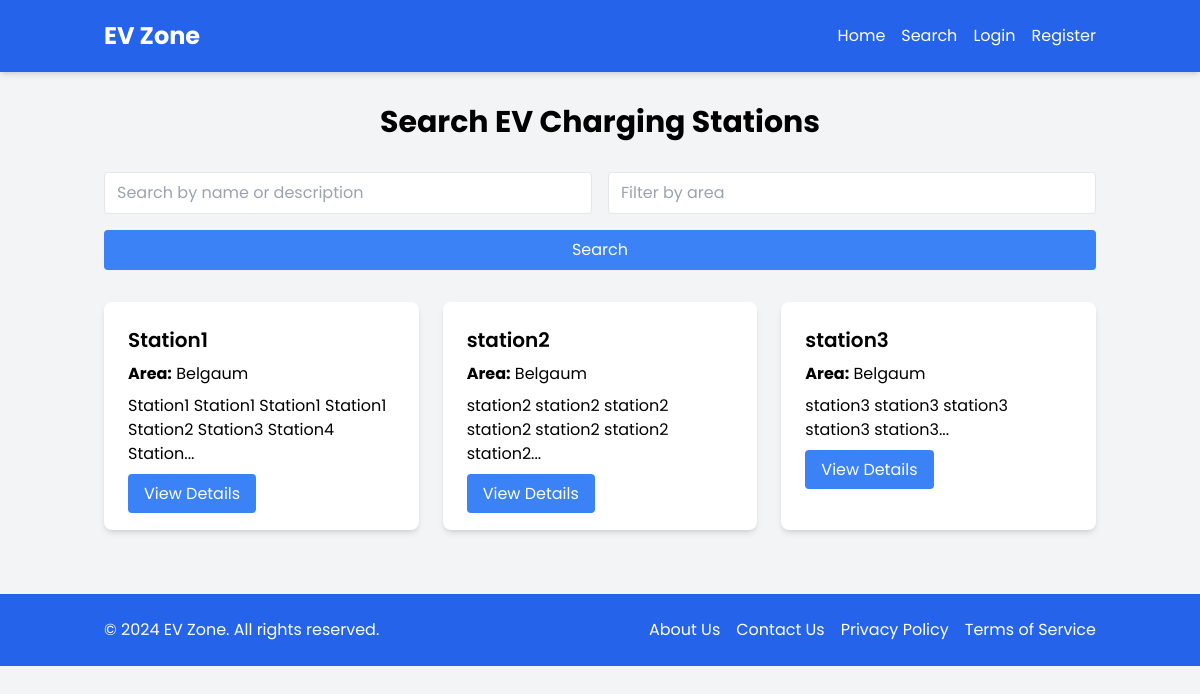
/EV1/search.php, run on the app's committed database.
### tables this page shows
CREATE TABLE `ev_stations` (
  `id` int(11) NOT NULL,
  `name` varchar(100) NOT NULL,
  `address` varchar(255) NOT NULL,
  `area` varchar(100) NOT NULL,
  `directions_link` varchar(255) NOT NULL,
  `description` text NOT NULL,
  `is_approved` tinyint(1) DEFAULT 0,
  `created_at` timestamp NOT NULL DEFAULT current_timestamp(),
  `user_id` int(11) DEFAULT NULL
);

### EV1/search.php (the view, shortened to what this page needs)
<?php
require_once 'config.php';
$search_query = isset($_GET['query']) ? sanitize($_GET['query']) : '';
$area = isset($_GET['area']) ? sanitize($_GET['area']) : '';
$sql = "SELECT * FROM ev_stations WHERE is_approved = 1";
$result = mysqli_query($conn, $sql);
$stations = mysqli_fetch_all($result, MYSQLI_ASSOC);
include 'header.php';
?>
<div class="container mx-auto px-4 py-8">
    <h1 class="text-3xl font-bold mb-8 text-center">Search EV Charging Stations</h1>
    <form action="search.php" method="GET" class="mb-8">
        <div class="flex flex-wrap -mx-2 mb-4">
            <div class="w-full md:w-1/2 px-2 mb-4 md:mb-0">
                <input type="text" name="query" placeholder="Search by name or description" value="<?php echo htmlspecialchars($search_query); ?>" class="w-full px-3 py-2 border rounded">
            </div>
            <div class="w-full md:w-1/2 px-2">
                <input type="text" name="area" placeholder="Filter by area" value="<?php echo htmlspecialchars($area); ?>" class="w-full px-3 py-2 border rounded">
            </div>
        </div>
        <button type="submit" class="w-full bg-blue-500 text-white px-4 py-2 rounded hover:bg-blue-600">Search</button>
    </form>
    <div class="grid grid-cols-1 md:grid-cols-2 lg:grid-cols-3 gap-6">
        <?php foreach ($stations as $station): ?>
            <div class="bg-white p-6 rounded-lg shadow-md">
                <h2 class="text-xl font-semibold mb-2"><?php echo htmlspecialchars($station['name']); ?></h2>
                <p class="mb-2"><strong>Area:</strong> <?php echo htmlspecialchars($station['area']); ?></p>
                <p class="mb-4"><?php echo substr(htmlspecialchars($station['description']), 0, 100) . '...'; ?></p>
                <a href="station.php?id=<?php echo $station['id']; ?>" class="bg-blue-500 text-white px-4 py-2 rounded hover:bg-blue-600">View Details</a>
            </div>
        <?php endforeach; ?>
    </div>
</div>
<?php include 'footer.php'; ?>

### EV1/header.php (style rules this page uses)
body { font-family: 'Poppins', sans-serif; }

### data on the page
ev_stations: name "Station1", area "Belgaum", description "Station1 Station1 Station1 Station1 Station2 Station3 Station4 Station"
ev_stations: name "station2", area "Belgaum", description "station2 station2 station2 station2 station2 station2 station2"
ev_stations: name "station3", area "Belgaum", description "station3 station3 station3 station3 station3"
